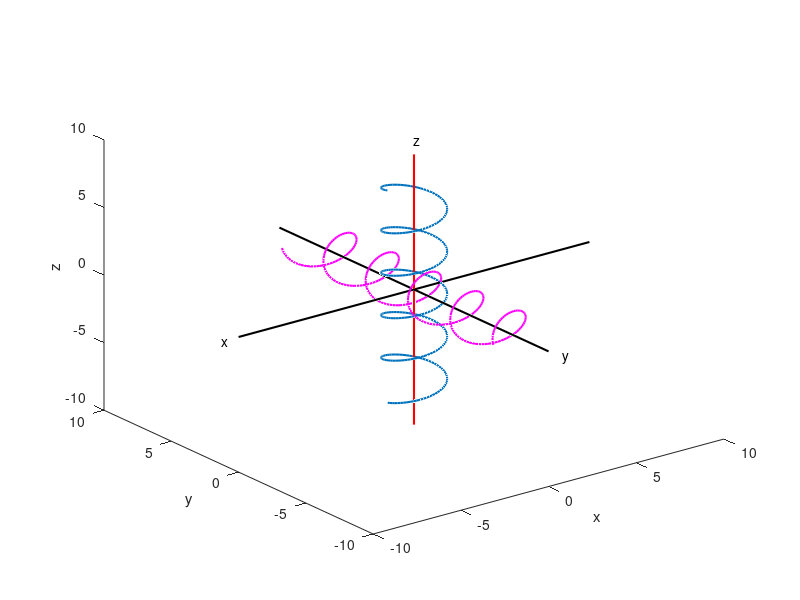

The MATLAB script that drew this image:
clear all
close all

t = -5*pi:0.1:5*pi;

z = t/2;
x = 1.5 * cos(t);
y = 1.5 *  sin(t);
M = [x;y;z];
plot3(M(1,:),M(2,:),M(3,:),'LineWidth',1.5)

xlim([-10 10])
ylim([-10 10])
zlim([-10 10])
%grid on

hold on;
H = line ([-10 10],[0 0]);
set (H,'color','k','LineWidth',1.5)
H = line ([0 0],[-10 10]);
set (H,'color','k','LineWidth',1.5)
H = line ([0 0],[0 0],[-10 10]);
set (H,'color','r','LineWidth',1.5)

xlabel ('x')
ylabel ('y')
zlabel ('z')
text (11,0,'x')
text (-11,0,'x')
text (0,11,'y')
text (0,-11,'y')
text (0,0,11,'z')
text (0,0,-11,'z')
rotate3d

% here you can plot more such spirals..

a = pi/2;
T = [ 1 0 0; 0 cos(a) -sin(a); 0 sin(a) cos(a)]

%T = [ 0.7071 0 -0.7071; 0 1 0; 0.7071 0 0.7071]

hold on;

S = T*M

plot3(S(1,:),S(2,:),S(3,:),'m','LineWidth',1.5)
